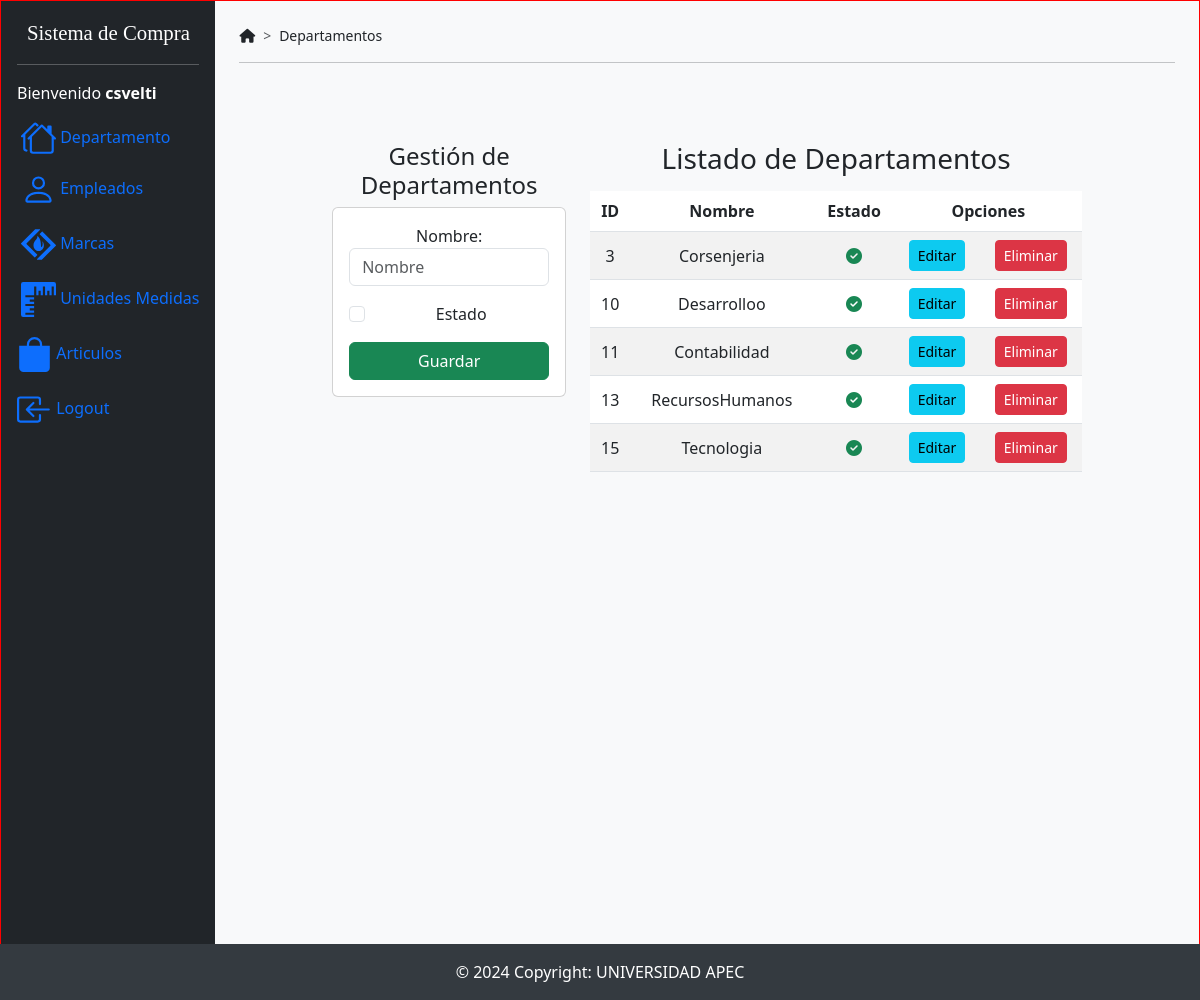
/principalDepartamentos (signed in), run on the app's committed database.
### SistemaCompraApp/models.py (models this page shows)
class AuthUser(models.Model):
    password = models.CharField(max_length=128)
    last_login = models.DateTimeField(blank=True, null=True)
    is_superuser = models.BooleanField()
    username = models.CharField(unique=True, max_length=150)
    last_name = models.CharField(max_length=150)
    email = models.CharField(max_length=254)
    is_staff = models.BooleanField()
    is_active = models.BooleanField()
    date_joined = models.DateTimeField()
    first_name = models.CharField(max_length=150)
    class Meta:
        managed = False
        db_table = 'auth_user'

class Departamentos(models.Model):
    iddepartamento = models.AutoField(db_column='IdDepartamento', primary_key=True, blank=False, null=False)  # Field name made lowercase.
    nombre = models.TextField(db_column='Nombre')  # Field name made lowercase.
    estado = models.BooleanField(db_column='Estado', blank=True, null=True)  # Field name made lowercase.
    class Meta:
        managed = False
        db_table = 'Departamentos'

### SistemaCompraApp/views.py (the view)
# urls.py: path('principalDepartamentos',views.principalDepartamentos),
def principalDepartamentos(request):
    departamentos = Departamentos.objects.all()
    return render(request, 'principalDepartamentos.html',{
        'departamentos':departamentos
    })

### SistemaCompraApp/templates/principalDepartamentos.html (shortened to what this page needs)
{% extends "./base.html" %} {% block title %}Sistema de Compras{% endblock %}
{%block navegacion %}Departamentos{% endblock %} {% block body %}
<div class="row">
  <div class="col-sm-12 col-md-6 col-lg-4 col-xl-4 mb-4">
    <h4>Gestión de Departamentos</h4>
    <div class="card">
      <div class="card-body">
        <form action="/registrarDepartamentos/" method="post">
          <div class="form-group mb-3">
            <label for="txtNombreDepartamento">Nombre:</label>
            <input
              type="text"
              name="txtNombreDepartamento"
              id="txtNombreDepartamento"
              class="form-control"
              placeholder="Nombre"
              minlength="1"
              maxlength="500"
              required
              pattern="[a-zA-Z]+"
              title="Solo letras; no espacios, numeros, o caracteres especiales"
            />
          </div>
          <div class="form-check mb-3">
            <input
              class="form-check-input"
              type="checkbox"
              name="txtEstadoDepartamento"
              id="txtEstadoDepartamento"
              required
            />
            <label class="form-check-label" for="txtEstadoDepartamento"
              >Estado</label
            >
          </div>
          <div class="d-grid">
            <button type="submit" class="btn btn-success text-white">
              Guardar
            </button>
          </div>
        </form>
      </div>
    </div>
  </div>
  <div class="col-sm-12 col-md-6 col-lg-8 col-xl-8">
    <h3>Listado de Departamentos</h3>
    <div class="table-responsive py-2">
      <table class="table table-striped">
        <thead>
          <tr>
            <th>ID</th>
            <th>Nombre</th>
            <th>Estado</th>
            <th colspan="2">Opciones</th>
          </tr>
        </thead>
        <tbody>
          {% for departamento in departamentos %}
          <tr>
            <td>{{ departamento.iddepartamento }}</td>
            <td>{{ departamento.nombre }}</td>
            <td>
              {% if departamento.estado == "1" %}
              <i class="fa-solid fa-circle-check text-success"></i>
              {% else %}
              <i class="fa-regular fa-circle-check text-muted"></i>
              {% endif %}
            </td>
            <td>
              <a href="edicionDepartamento/{{ departamento.iddepartamento }}"
                class="btn btn-info btn-sm"
                >Editar</a
              >
            </td>
            <td>
              <a
                href="eliminarDepartamento/{{ departamento.iddepartamento }}"
                class="btn btn-danger btn-sm btnEliminacion"
                >Eliminar</a
              >
            </td>
          </tr>
          {% endfor %}
        </tbody>
      </table>
    </div>
  </div>
</div>
{% endblock %}

### SistemaCompraApp/templates/base.html (shortened to what this page needs)
<!doctype html>
<html lang="en">
<head>
    {% load static %}
    <link href="https://cdn.jsdelivr.net/npm/bootstrap@5.3.0-alpha3/dist/css/bootstrap.min.css" rel="stylesheet">
    <link rel="stylesheet" href="https://cdnjs.cloudflare.com/ajax/libs/font-awesome/6.4.0/css/all.min.css"/>
    <link rel="stylesheet" href="{% static 'css/baseDesign.css' %}">
</head>
<body>
<div class="wrapper">
    <div class="container-fluid p-0 d-flex h-100 content">
        <div id="bdSidebar" class="d-flex flex-column flex-shrink-0 p-3 bg-dark text-white offcanvas-md offcanvas-start">
            <a href="#" class="navbar-brand titulo">Sistema de Compra</a>
            <hr>
            <span class="nav-link">Bienvenido <b>{{ user.username }}</b></span>
            <ul class="nav nav-pills flex-column mb-sm-auto mb-0 align-items-center align-items-sm-start">
                <li class="nav-item mt-2 px-0">
                    <a href="/principalDepartamentos" class="nav-link align-middle px-0">
                          Departamento
                    </a>
                </li>
                <li class="nav-item mb-1">
                    <a href="/principalEmpleados" class="nav-link align-middle px-0">
                           Empleados
                    </a>
                </li>
                <li class="nav-item mb-1">
                    <a href="/principalMarcas" class="nav-link align-middle px-0">
                           Marcas
                    </a>
                </li>
                <li class="nav-item mb-1">
                    <a href="/principalUnidadesdeMedida" class="nav-link align-middle px-0">
                        <svg xmlns="http://www.w3.org/2000/svg" width="35" height="35" fill="currentColor" class="bi bi-rulers  ms-1 d-none d-sm-inline" viewBox="0 0 16 16">
                            <path d="M1 0a1 1 0 0 0-1 1v14a1 1 0 0 0 1 1h5v-1H2v-1h4v-1H4v-1h2v-1H2v-1h4V9H4V8h2V7H2V6h4V2h1v4h1V4h1v2h1V2h1v4h1V4h1v2h1V2h1v4h1V1a1 1 0 0 0-1-1z"/>
                          </svg>  Unidades Medidas
                    </a>
                </li>
                <li class="nav-item mb-1">
                    <a href="/principalArticulos" class="nav-link align-middle px-0">
                        <svg xmlns="http://www.w3.org/2000/svg" width="35" height="35" fill="currentColor" class="bi bi-bag-fill" viewBox="0 0 16 16">
                            <path d="M8 1a2.5 2.5 0 0 1 2.5 2.5V4h-5v-.5A2.5 2.5 0 0 1 8 1m3.5 3v-.5a3.5 3.5 0 1 0-7 0V4H1v10a2 2 0 0 0 2 2h10a2 2 0 0 0 2-2V4z"/>
                          </svg> Articulos
                    </a>
                </li>
                <li class="nav-item mb-1">
                    <a href="/logout" class="nav-link align-middle px-0">
                           Logout
                    </a>
                </li>
            </ul>
        </div>
        <div class="bg-light flex-fill">
            <div class="p-4">
                <nav style="--bs-breadcrumb-divider:'>';font-size:14px">
                    <ol class="breadcrumb">
                        <li class="breadcrumb-item"><i class="fa-solid fa-house"></i></li>
                        <li class="breadcrumb-item">{% block navegacion %}{% endblock %}</li>
                    </ol>
                </nav>
                <hr>
                <div class="container content-centered">
                    {% block body %}
                    {% endblock %}
                </div>
            </div>
        </div>
    </div>
    <footer class="fixed-bottom">
        © 2024 Copyright: UNIVERSIDAD APEC
    </footer>
</div>
{% load sweetify %}
</body>
</html>

### SistemaCompraApp/static/css/baseDesign.css (style rules this page uses)
th, td { text-align: center; vertical-align: middle; }
body { height: 1000px; border: 1px solid red; position: relative; }

### SistemaCompraApp/templates/base.html (style rules this page uses)
.content-centered { display: flex; justify-content: center; align-items: center; min-height: 60vh; text-align: center; }
.wrapper { display: flex; flex-direction: column; min-height: 100%; }
.content { flex: 1; }
a { text-decoration: none; color: blue; }
.titulo { font-family: 'Times New Roman', Times, serif; margin-left: 10px; font-size: 1.3rem; }
footer { background-color: #343a40; color: white; text-align: center; padding: 1rem 0; }

### data on the page
Departamentos: iddepartamento "3", nombre "Corsenjeria", Estado "1" (drawn)
Departamentos: iddepartamento "10", nombre "Desarrolloo", Estado "1" (drawn)
Departamentos: iddepartamento "11", nombre "Contabilidad", Estado "1" (drawn)
Departamentos: iddepartamento "13", nombre "RecursosHumanos", Estado "1" (drawn)
Departamentos: iddepartamento "15", nombre "Tecnologia", Estado "1" (drawn)

### other printed values
{{ user.username }} "csvelti"
